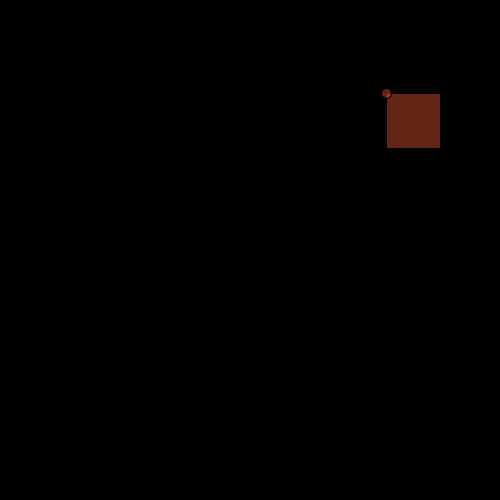
Frame 1 (no input)
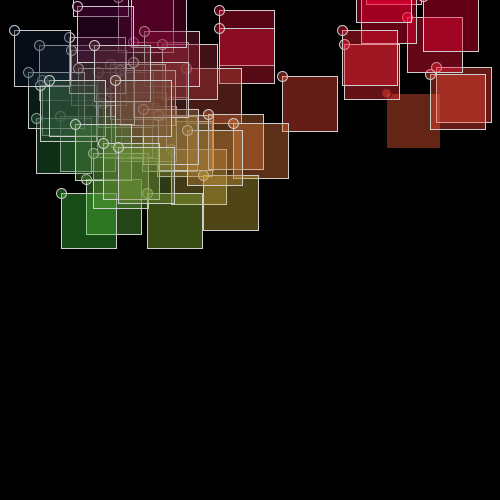
Frame 60 (the mouse pressed at the canvas centre just before this capture)
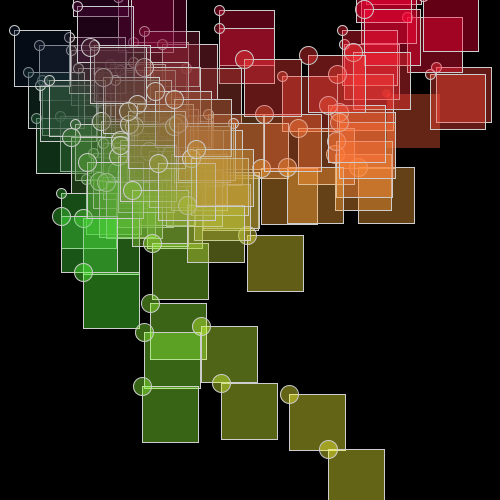
Frame 120 (the mouse held since frame 60 and released just before this capture)

The Processing sketch that drew these frames (run headless with seeded random() and noise(); from frame 60 on, the mouse is pressed at the canvas centre):

// Processing sketch: processing_3112
// ── processing_3112.pde

Pincel p;


void setup(){
  size(500, 500);
  background(0); 
  smooth();
  p = new Pincel();
}


void draw(){
  p.dibuja();
}


class Pincel{
  float x, y;
  float diam;
  color col;

  Pincel(){
    x = random(width);
    y = random(height);
    diam = 10;
    col = color(2545);
  }

  void dibuja(){
    calc();
    fill(col);
    stroke(205);
    fill(5, 10*9, 0);
}
  

  void calc(){
    x += random(-70, 70);
    y += random(-70, 70);
    
    x = x % width;
    y = y % height;
    
    fill(x,y,56,100); 
  rect(x, y, second(), second()); 
  ellipse(x,y, diam, diam); 
    if (x < 0) x *= -1;
    if (y < 0) y *= -1;
  }
}


void mousePressed(){
 p.diam += 8; 
}
